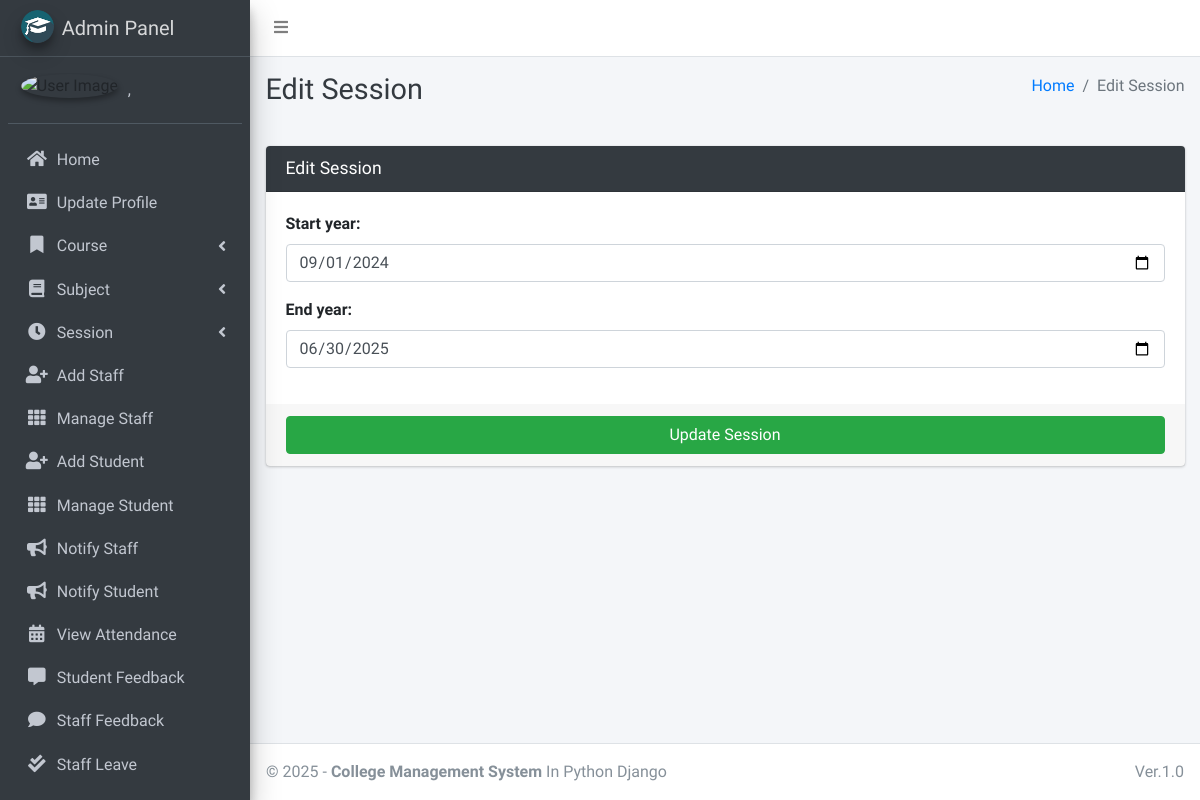
Screenshot of /session/edit/1 (signed in) with the database file from the repository.
### main_app/models.py (models this page shows, shortened)
class CustomUser(AbstractUser):
    USER_TYPE = ((1, "HOD"), (2, "Staff"), (3, "Student"))
    GENDER = [("M", "Male"), ("F", "Female")]
    username = None  # Removed username, using email instead
    email = models.EmailField(unique=True)
    user_type = models.CharField(default=1, choices=USER_TYPE, max_length=1)
    gender = models.CharField(max_length=1, choices=GENDER)
    profile_pic = models.ImageField()
    address = models.TextField()
    fcm_token = models.TextField(default="")  # For firebase notifications
    created_at = models.DateTimeField(auto_now_add=True)
    updated_at = models.DateTimeField(auto_now=True)
    USERNAME_FIELD = "email"
    REQUIRED_FIELDS = []
    objects = CustomUserManager()
    def __str__(self):
        return self.last_name + ", " + self.first_name

class Session(models.Model):
    start_year = models.DateField()
    end_year = models.DateField()

### main_app/hod_views.py (the view)
def edit_session(request, session_id):
    instance = get_object_or_404(Session, id=session_id)
    form = SessionForm(request.POST or None, instance=instance)
    context = {'form': form, 'session_id': session_id,
               'page_title': 'Edit Session'}
    if request.method == 'POST':
        if form.is_valid():
            try:
                form.save()
                messages.success(request, "Session Updated")
                return redirect(reverse('edit_session', args=[session_id]))
            except Exception as e:
                messages.error(
                    request, "Session Could Not Be Updated " + str(e))
                return render(request, "hod_template/edit_session_template.html", context)
        else:
            messages.error(request, "Invalid Form Submitted ")
            return render(request, "hod_template/edit_session_template.html", context)
    else:
        return render(request, "hod_template/edit_session_template.html", context)

### main_app/forms.py
class SessionForm(FormSettings):
    def __init__(self, *args, **kwargs):
        super(SessionForm, self).__init__(*args, **kwargs)
    class Meta:
        model = Session
        fields = '__all__'
        widgets = {
            'start_year': DateInput(attrs={'type': 'date'}),
            'end_year': DateInput(attrs={'type': 'date'}),
        }

### main_app/templates/hod_template/edit_session_template.html
{% extends 'main_app/base.html' %}
{% load static %}
{% block page_title %}{{page_title}}{% endblock page_title %}
{% block content %}
<section class="content">
    <div class="container-fluid">
        <div class="row">
            <div class="col-md-12">
                <div class="card card-dark">
                    <div class="card-header">
                        <h3 class="card-title">{{page_title}}</h3>
                    </div>
                    {% include "main_app/form_template.html" with messages=messages  form=form button_text="Update Session"%}
                </div>
            </div>
        </div>
    </div>
</section>
{% endblock content %}

### main_app/templates/main_app/sidebar_template.html (shortened to what this page needs)
{% load static %}
<aside class="main-sidebar sidebar-dark-info elevation-4">
    {% if request.user.user_type == '1' %}
    <a href="{% url 'admin_home' %}" class="brand-link">
        <img src="{% static 'dist/img/cmsl.png' %} " alt="AdminLTE Logo"
            class="brand-image img-circle elevation-3" >
        <span class="brand-text font-weight-light">Admin Panel</span>
    </a>
    <div class="sidebar">
        <div class="user-panel mt-3 pb-3 mb-3 d-flex">
            <div class="image">
                <img src="{{ request.user.profile_pic}}" class="img-circle elevation-2" alt="User Image">
            </div>
            <div class="info">
                <a href="#" class="d-block">{{user}}</a>
            </div>
        </div>
        <nav class="mt-2">
            <ul class="nav nav-pills nav-sidebar flex-column" data-widget="treeview" role="menu" data-accordion="false">
                <li class="nav-item">
                    {% url 'admin_home' as admin_home %}
                    <a href="{{admin_home}}" class="nav-link {% if admin_home == request.path %} active {% endif %}">
                        <i class="nav-icon fas fa-home"></i>
                        <p>
                            Home
                        </p>
                    </a>
                </li>
                <li class="nav-item">
                    {% url 'admin_view_profile' as admin_view_profile %}
                    <a href="{{admin_view_profile}}"
                        class="nav-link {% if admin_view_profile == request.path %} active {% endif %}">
                        <i class="nav-icon fas fa-address-card"></i>
                        <p>
                            Update Profile
                        </p>
                    </a>
                </li>
                <li class="nav-item has-treeview">
                    <a href="#" class="nav-link">
                        <i class="nav-icon fas fa-bookmark"></i>
                        <p>
                            Course
                            <i class="fas fa-angle-left right"></i>
                        </p>
                    </a>
                </li>
                <li class="nav-item has-treeview">
                    <a href="#" class="nav-link">
                        <i class="nav-icon fas fa-book"></i>
                        <p>
                            Subject
                            <i class="fas fa-angle-left right"></i>
                        </p>
                    </a>
                </li>
                <li class="nav-item has-treeview">
                    <a href="#" class="nav-link">
                        <i class="nav-icon fas fa-clock"></i>
                        <p>
                            Session
                            <i class="fas fa-angle-left right"></i>
                        </p>
                    </a>
                </li>
                <li class="nav-item">
                    {% url 'add_staff' as add_staff %}
                    <a href="{{add_staff}}" class="nav-link {% if add_staff == request.path %} active {% endif %}">
                        <i class="nav-icon fas fa-user-plus"></i>
                        <p>
                            Add Staff
                        </p>
                    </a>
                </li>
                <li class="nav-item">
                    {% url 'manage_staff' as manage_staff %}
                    {% url 'edit_staff' staff_id as edit_staff %}
                    <a href="{{manage_staff}}"
                        class="nav-link {% if manage_staff == request.path or request.path == edit_staff %} active {% endif %}">
                        <i class="nav-icon fas fa-th"></i>
                        <p>
                            Manage Staff
                        </p>
                    </a>
                </li>
                <li class="nav-item">
                    {% url 'add_student' as add_student%}
                    <a href="{{add_student}}" class="nav-link  {% if add_student == request.path %} active {% endif %}">
                        <i class="nav-icon fas fa-user-plus"></i>
                        <p>
                            Add Student
                        </p>
                    </a>
                </li>
                <li class="nav-item">
                    {% url 'manage_student' as manage_student %}
                    {% url 'edit_student' student_id as edit_student %}
                    <a href="{{manage_student}}"
                        class="nav-link  {% if edit_student == request.path or manage_student == request.path %} active {% endif %}">
                        <i class="nav-icon fas fa-th"></i>
                        <p>
                            Manage Student
                        </p>
                    </a>
                </li>
                <li class="nav-item">
                    {% url 'admin_notify_staff' as admin_notify_staff %}
                    <a href="{{admin_notify_staff}}"
                        class="nav-link {% if admin_notify_staff == request.path %} active {% endif %}">
                        <i class="nav-icon fas fa-bullhorn"></i>
                        <p>
                            Notify Staff
                        </p>
                    </a>
                </li>
                <li class="nav-item">
                    {% url 'admin_notify_student' as admin_notify_student %}
                    <a href="{{admin_notify_student}}"
                        class="nav-link {% if admin_notify_student == request.path %} active {% endif %}">
                        <i class="nav-icon fas fa-bullhorn"></i>
                        <p>
                            Notify Student
                        </p>
                    </a>
                </li>
                <li class="nav-item">
                    {% url 'admin_view_attendance' as admin_view_attendance %}
                <li class="nav-item">
                    <a href="{{admin_view_attendance}}"
                        class="nav-link  {% if admin_view_attendance == request.path %} active {% endif %}">
                        <i class="nav-icon fas fa-calendar-alt"></i>
                        <p>
                            View Attendance
                        </p>
                    </a>
                </li>
                <li class="nav-item">
                    {% url 'student_feedback_message' as student_feedback_message %}
                    <a href="{{ student_feedback_message }}"
                        class="nav-link  {% if student_feedback_message == request.path %} active {% endif %}">
                        <i class="nav-icon fas fa-comment-alt"></i>
                        <p>
                            Student Feedback
                        </p>
                    </a>
                </li>
                <li class="nav-item">
                    {% url 'staff_feedback_message' as staff_feedback_message %}
                    <a href="{{staff_feedback_message}}"
                        class="nav-link   {% if staff_feedback_message == request.path %} active {% endif %}">
                        <i class="nav-icon fas fa-comment"></i>
                        <p>
                            Staff Feedback
                        </p>
                    </a>
                </li>
                <li class="nav-item">
                    {% url 'view_staff_leave' as view_staff_leave %}
                    <a href="{{view_staff_leave}}"
                        class="nav-link  {% if view_staff_leave == request.path %} active {% endif %}">
                        <i class="nav-icon fas fa-check-double"></i>
                        <p>
                            Staff Leave
                        </p>
                    </a>
                </li>
                <li class="nav-item">
                    {% url 'view_student_leave' as view_student_leave %}
                    <a href="{% url 'view_student_leave' %}"
                        class="nav-link  {% if view_student_leave == request.path %} active {% endif %}">
                    </a>
                </li>
                                        {% endif %}
                                    </ul>
                                </nav>
                            </div>
</aside>

### main_app/templates/main_app/form_template.html (shortened to what this page needs)
<form role="form" method="POST" enctype="multipart/form-data">
    <div class="card-body">
        {% for field in form  %}
        <div class="form-group">
            {{field.label_tag}}
            {{field}}
        </div>
        {% endfor %}
    </div>
    <div class="card-footer">
        <button type="submit" class="btn btn-success btn-block">
            {% if button_text %}
            {{button_text}}
            {% else %}
            Submit
            {% endif %}
        </button>
    </div>
</form>

### rows the page displays
CustomUser: last_name+first_name ","
Session: form "09/01/2024" "06/30/2025"

### other values shown
{{ page_title }} "Edit Session"
{{ field.label_tag }} "Start year:" "End year:"
{{ button_text }} "Update Session"
